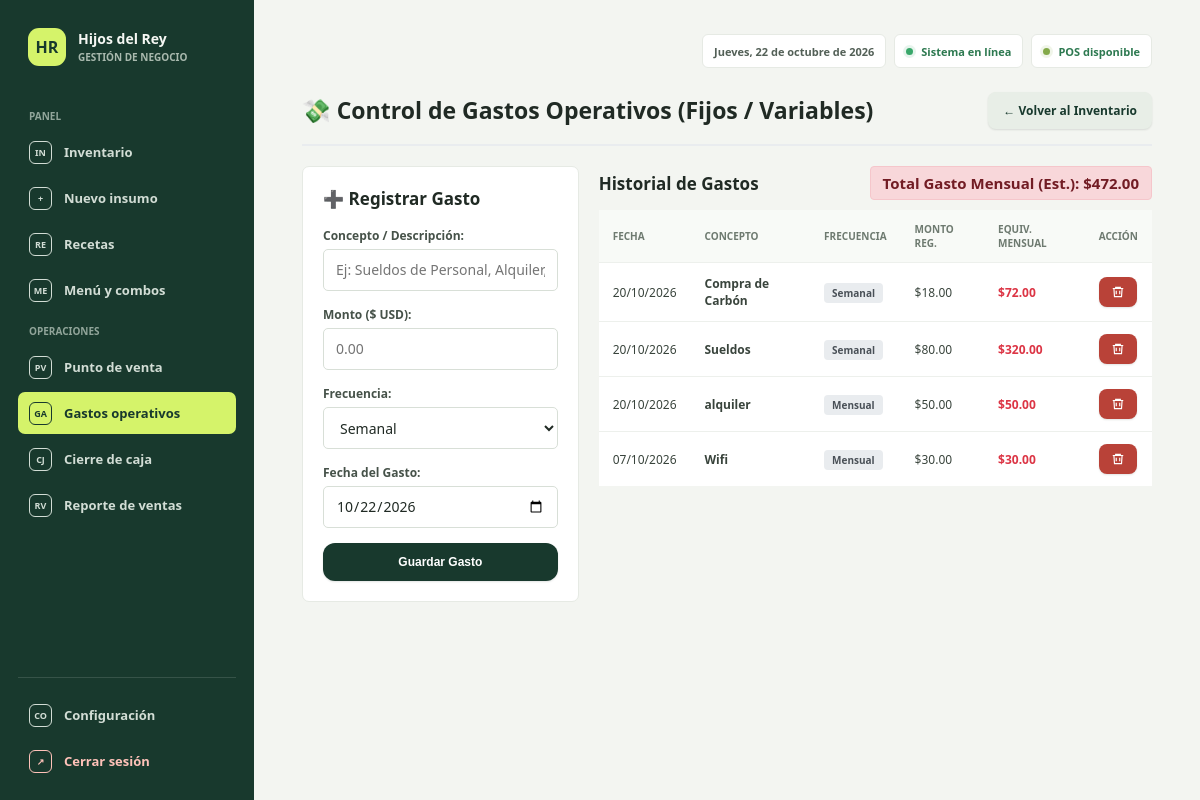
Page /gastos.php (signed in) on the committed database.
### tables this page shows
CREATE TABLE `gastos` (
  `id` int NOT NULL AUTO_INCREMENT,
  `concepto` varchar(150) NOT NULL,
  `monto` decimal(10,2) NOT NULL,
  `frecuencia` enum('semanal','mensual','diario','unico') DEFAULT 'semanal',
  `fecha` date NOT NULL,
  `creado_en` timestamp NULL DEFAULT CURRENT_TIMESTAMP,
  PRIMARY KEY (`id`)
);

### gastos.php (the view, shortened to what this page needs)
<?php
include 'conexion.php';
$sql = "SELECT * FROM gastos ORDER BY fecha DESC, id DESC";
$gastos = $conexion->query($sql)->fetchAll(PDO::FETCH_ASSOC);
$total_gastos_mensuales = 0;
foreach ($gastos as $g) {
    $monto = floatval($g['monto']);
    switch ($g['frecuencia']) {
        case 'semanal':
            $total_gastos_mensuales += ($monto * 4);
            break;
        case 'mensual':
            $total_gastos_mensuales += $monto;
            break;
    }
}
?>
<!DOCTYPE html>
<html lang="es">
<head>
    <link rel="stylesheet" href="app.css">
</head>
<body>
<?php include 'navegacion.php'; ?>
<div class="container">
    <div style="display: flex; justify-content: space-between; align-items: center; border-bottom: 2px solid #e9ecef; padding-bottom: 15px;">
        <h2>💸 Control de Gastos Operativos (Fijos / Variables)</h2>
        <a href="index.php" class="btn btn-secondary">← Volver al Inventario</a>
    </div>
    <div class="grid">
        <div class="card">
            <h3 style="margin-top: 0; color: #333;">➕ Registrar Gasto</h3>
            <form action="gastos.php" method="POST">
                <div class="form-group">
                    <label>Concepto / Descripción:</label>
                    <input type="text" name="concepto" placeholder="Ej: Sueldos de Personal, Alquiler, Wi-Fi" required>
                </div>
                <div class="form-group">
                    <label>Monto ($ USD):</label>
                    <input type="number" step="0.01" name="monto" placeholder="0.00" min="0.01" required>
                </div>
                <div class="form-group">
                    <label>Frecuencia:</label>
                    <select name="frecuencia">
                        <option value="semanal">Semanal</option>
                    </select>
                </div>
                <div class="form-group">
                    <label>Fecha del Gasto:</label>
                    <input type="date" name="fecha" value="<?= date('Y-m-d') ?>" required>
                </div>
                <button type="submit" class="btn btn-success" style="width: 100%;">Guardar Gasto</button>
            </form>
        </div>
        <div>
            <div style="display: flex; justify-content: space-between; align-items: center; margin-bottom: 10px;">
                <h3 style="margin: 0; color: #333;">Historial de Gastos</h3>
                <span style="font-size: 15px; font-weight: bold; color: #721c24; background: #f8d7da; padding: 6px 12px; border-radius: 4px; border: 1px solid #f5c6cb;">
                    Total Gasto Mensual (Est.): $<?= number_format($total_gastos_mensuales, 2) ?>
                </span>
            </div>
            <table>
                <thead>
                    <tr>
                        <th>Fecha</th>
                        <th>Concepto</th>
                        <th>Frecuencia</th>
                        <th>Monto Reg.</th>
                        <th>Equiv. Mensual</th>
                        <th>Acción</th>
                    </tr>
                </thead>
                <tbody>
                    <?php if (count($gastos) > 0): ?>
                        <?php foreach ($gastos as $gt):
                            $monto_reg = floatval($gt['monto']);
                            $equiv_mensual = 0;
                            if ($gt['frecuencia'] == 'semanal') $equiv_mensual = $monto_reg * 4;
                            elseif ($gt['frecuencia'] == 'mensual') $equiv_mensual = $monto_reg;
                            elseif ($gt['frecuencia'] == 'diario') $equiv_mensual = $monto_reg * 30;
                            elseif ($gt['frecuencia'] == 'unico') $equiv_mensual = $monto_reg;
                        ?>
                            <tr>
                                <td><?= date('d/m/Y', strtotime($gt['fecha'])) ?></td>
                                <td><strong><?= htmlspecialchars($gt['concepto']) ?></strong></td>
                                <td><small style="background: #e9ecef; padding: 3px 8px; border-radius: 4px; font-weight: bold; color: #495057;"><?= ucfirst($gt['frecuencia']) ?></small></td>
                                <td>$<?= number_format($monto_reg, 2) ?></td>
                                <td style="color: #dc3545; font-weight: bold;">$<?= number_format($equiv_mensual, 2) ?></td>
                                <td class="table-actions-cell">
                                    <div class="table-actions">
                                        <form method="POST" action="gastos.php" data-confirm="¿Deseas eliminar este gasto? Esta acción no se puede deshacer.">
                                            <button type="submit" class="btn btn-danger" aria-label="Eliminar gasto" title="Eliminar gasto">
                                                <svg viewBox="0 0 24 24" fill="none" stroke="currentColor" stroke-width="2" aria-hidden="true"><path d="M3 6h18M8 6V4h8v2m3 0-1 14H6L5 6m4 4v6m6-6v6"/></svg>
                                            </button>
                                        </form>
                                    </div>
                                </td>
                            </tr>
                        <?php endforeach; ?>
                    <?php endif; ?>
                </tbody>
            </table>
        </div>
    </div>
</div>
</body>
</html>

### app.css (style rules this page uses)
:root { color-scheme: light; --ink: #202a24; --muted: #748078; --canvas: #f3f5f1; --paper: #fff; --line: #e6eae4; --forest: #18392d; --forest-light: #254b3b; --lime: #d5f36a; --danger: #b94238; --danger-bg: #fff0ed; --green: #2d7950; --green-bg: #edf7ef; }
* { box-sizing: border-box; }
body { margin: 0 !important; padding: 0 !important; background: var(--canvas) !important; color: var(--ink); font-family: "Avenir Next", Avenir, "Segoe UI", sans-serif !important; font-size: 14px; }
a { color: inherit; }
.container { width: min(100% - 254px, 1320px) !important; max-width: 1320px !important; min-height: 100vh; margin: 0 0 0 254px !important; padding: 34px clamp(22px, 4vw, 58px) 48px !important; border: 0 !important; border-radius: 0 !important; background: transparent !important; box-shadow: none !important; }
h1, h2, h3, h4 { color: var(--ink) !important; }
h2 { font-size: 23px; font-weight: 700; line-height: 1.2; letter-spacing: 0; }
h3 { font-size: 17px; font-weight: 650; letter-spacing: 0; }
.card, .box, .card-section, .metric-card, .cash-box, .tipo-box, .badge-tipo, .reabastecer-box, .filter-box, .desglose-box { border: 1px solid var(--line) !important; border-radius: 7px !important; background: var(--paper) !important; box-shadow: none !important; }
.card, .box, .card-section, .metric-card, .cash-box { padding: 20px !important; }
label { color: #465249 !important; font-size: 12px !important; font-weight: 700 !important; }
input:not([type="hidden"]):not([type="checkbox"]):not([type="radio"]), select, textarea { max-width: 100%; min-height: 42px; padding: 9px 12px !important; border: 1px solid #d8dfd7 !important; border-radius: 5px !important; background-color: #fff !important; color: var(--ink) !important; font: inherit !important; line-height: 1.35 !important; }
button, .btn, .btn-nav, .primary-action { border: 0 !important; border-radius: 8px !important; background: var(--forest) !important; color: #fff !important; font-size: 12px !important; font-weight: 750 !important; text-decoration: none; box-shadow: 0 1px 2px rgba(20, 36, 27, .12); transition: all 200ms ease; transform: translateY(0); }
.container button[type="submit"] { padding: 12px 24px !important; border-radius: 12px !important; }
.btn-success, .btn-primary, .primary-action { background: var(--forest) !important; color: #fff !important; }
.btn-secondary { background: #e8eee7 !important; color: var(--forest) !important; }
.btn-danger { background: var(--danger) !important; color: #fff !important; }
table { width: 100%; border-collapse: collapse; background: var(--paper); }
th, td { padding: 12px 14px !important; border: 0 !important; border-bottom: 1px solid #edf0ec !important; text-align: left; vertical-align: middle !important; }
th { background: #f8faf7 !important; color: #6e7a70 !important; font-size: 10px !important; font-weight: 800 !important; text-transform: uppercase; }
td { color: #39443c; font-size: 12px !important; }
tbody tr:last-child td { border-bottom: 0 !important; }
.table-actions { display: flex; flex-direction: row; align-items: center; justify-content: center; gap: 8px; white-space: nowrap; }
.table-actions form { margin: 0 !important; }
.container .table-actions .btn, .container .table-actions button { display: inline-flex; min-height: 30px; align-items: center; justify-content: center; gap: 6px; padding: 4px 12px !important; border-radius: 8px !important; font-size: 12px !important; line-height: 1.2; }
.table-actions svg { width: 14px; height: 14px; flex: 0 0 14px; }
.table-actions-cell { text-align: center !important; }

### rows in the picture
gastos: fecha "20/10/2026", concepto "Compra de Carbón", frecuencia "Semanal", monto "18.00", monto "72.00"
gastos: fecha "20/10/2026", concepto "Sueldos", frecuencia "Semanal", monto "80.00", monto "320.00"
gastos: fecha "20/10/2026", concepto "alquiler", frecuencia "Mensual", monto "50.00"
gastos: fecha "07/10/2026", concepto "Wifi", frecuencia "Mensual", monto "30.00"

### other values in the picture
$total_gastos_mensuales "472.00"
